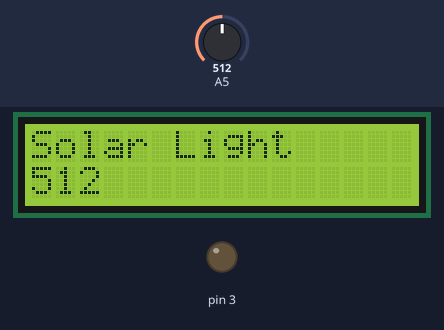
Recording of a sketch running on a simulated Arduino Uno, built with avr-gcc and run on an emulated ATmega328P. Parts: 16×2 character LCD, output pins drawn as LEDs (lit = HIGH). Inputs (shaded band) come from the test bench; at power-on: A5 = 512.

Above: at 1.2 s.
1.3 s: A5 set to 485
At 2.5 s:
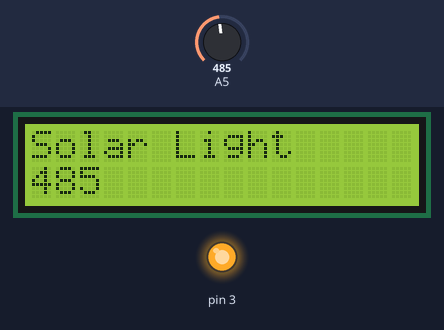
2.8 s: A5 set to 510
At 3.7 s:
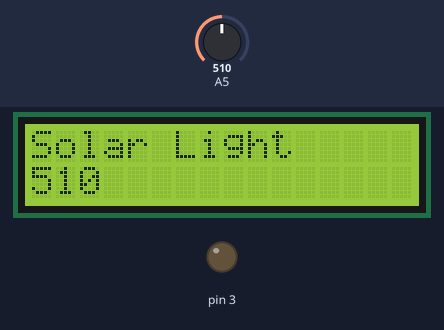
4.3 s: A5 set to 490
At 4.8 s:
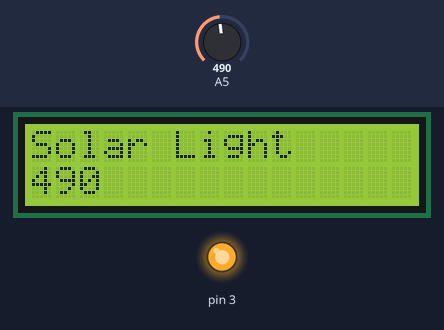
Timing chart, 0 to 7.3 s (numbered marks = the images above; inputs shaded):
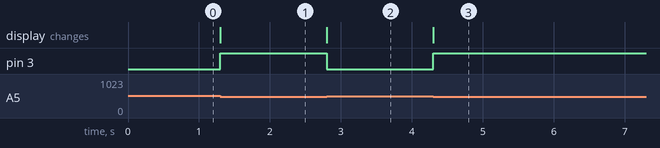

The sketch:

ben.ino
```cpp
#include <LiquidCrystal.h>


const int rs = 13, en = 12, d4 = 11, d5 = 10, d6 = 9, d7 = 8;
LiquidCrystal lcd(rs, en, d4, d5, d6, d7);

void setup() {

  lcd.begin(16, 2);
  lcd.print("Solar Light");


  pinMode(A5,INPUT);
  pinMode(3,OUTPUT);
}

void loop() {
  // set the cursor to column 0, line 1
  // (note: line 1 is the second row, since counting begins with 0):
  lcd.setCursor(0, 1);
  // print the number of seconds since reset:

  int ldr=analogRead(A5);
    lcd.print(ldr);
    if (ldr > 500){
      digitalWrite(3,LOW);
    }
    else {
      digitalWrite(3,HIGH);
    }

  }
```

Measured:
- the behaviour switches between 501 and 500 on A5 (found by bisection; images 0 and 1)
- after the input at 1.3 s, pin 3: LOW → HIGH at once; the display: changes at once (image 1)
- after the input at 2.8 s, pin 3: HIGH → LOW at once; the display: changes at once (image 2)
- after the input at 4.3 s, pin 3: LOW → HIGH at once; the display: changes at once (image 3)
